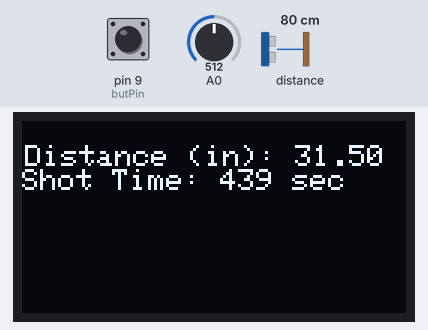
Recording of a sketch running on a simulated Arduino Uno, built with avr-gcc and run on an emulated ATmega328P. Shown: 128×64 one-colour display. The inputs (shaded band) are chosen by the test bench; at power-on: distance to the obstacle 80 cm, pin 9 (butPin) HIGH, A0 = 512. What the sketch prints to the serial monitor is not drawn.

Above: at 1.9 s.
2.0 s: distance to the obstacle set to 250 cm
At 2.9 s:
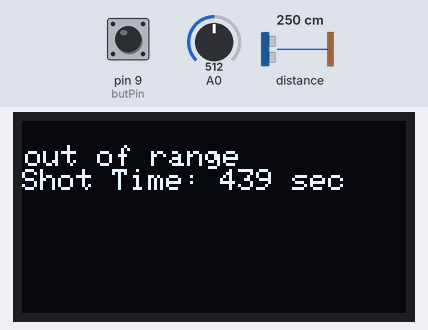
3.6 s: distance to the obstacle set to 2 cm
At 4.3 s:
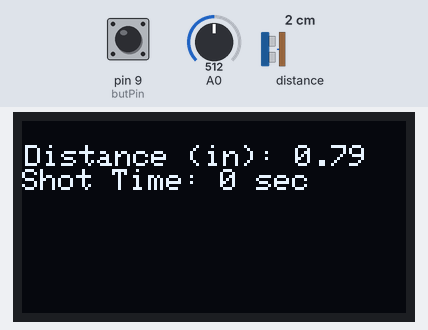
5.2 s: distance to the obstacle set to 4 cm
At 6.5 s:
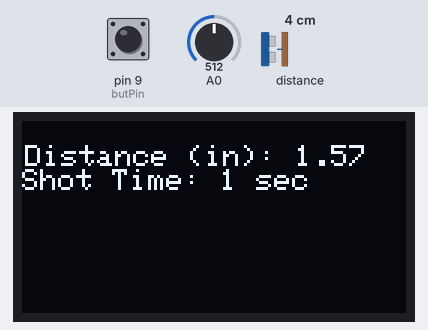
Timing chart, 0 to 8.2 s (numbered marks = the images above; inputs shaded):
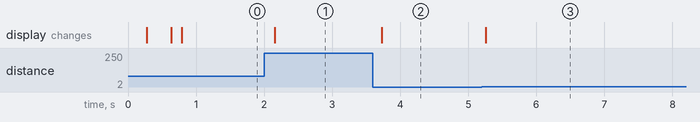

The sketch:

shot_calculator_lidar.ino
```cpp
// (licence header left out)
#include "Adafruit_VL53L0X.h"

Adafruit_VL53L0X lox = Adafruit_VL53L0X();
#include <Wire.h>
#include <math.h>
#include "SSD1306Ascii.h"
#include "SSD1306AsciiWire.h"

#define I2C_ADDRESS 0x3C

#define RST_PIN -1

float inches, i, feet,  rate;
float thk=0.0;
  float ci=0.0;
  float constant=5200;
float rf=2500.0;
float intensity=0.0;
char shot[50];

const int butPin=9;
int butState=0;
float dataTHK=0.0;
float dataFILM=0.0;
float dataCI=90.0;

SSD1306AsciiWire oled;

 float roundto( float in_value, int decimal_place )
{
  float multiplier = powf( 10.0f, decimal_place );
  in_value = roundf( in_value * multiplier ) / multiplier;
  return in_value;
}

//------------------------------------------------------------------------------
void setup() {
  Wire.begin();
  Wire.setClock(400000L);
  Serial.begin(115200);
  char showTHK[30];
  int x=1;
  int a=0;
  float t=1.1/1023;
  //float c=102/1023;
  pinMode(butPin,INPUT);
  int potPin;

  #if RST_PIN >= 0
    oled.begin(&Adafruit128x64, I2C_ADDRESS, RST_PIN);
  #else // RST_PIN >= 0
    oled.begin(&Adafruit128x64, I2C_ADDRESS);
  #endif // RST_PIN >= 0

    if (!lox.begin()) {
      Serial.println(F("Failed to boot VL53L0X"));
     // while(1);
    }

    oled.setFont(Adafruit5x7);
  //oled.print("Shot Calculator by:\n Martin Johnson");
  //delay(3000);
   while (butState!=1){
      butState=digitalRead(butPin);
      if (potPin=analogRead(A0)){
        oled.setCursor(1, 1);
        dataCI=round((.11*potPin));
        oled.print("Ci: ");oled.print(dataCI); oled.print("      ");
        //Serial.print("Ci: ");Serial.print(dataCI); Serial.print("      ");
      }else{oled.print("      ");}
   }
   butState=0;
   ci=dataCI;
   oled.clear();
   //delay(1000);
   Serial.println(butState);
   delay(250);
   butState=0;
   while (butState!=1){
      if (potPin=analogRead(A0)){
        oled.setCursor(1, 1);
        dataTHK=(.00108*potPin);
        oled.print("Thickness: ");oled.print(dataTHK); oled.print("         ");
        Serial.println(butState);
      }else{oled.print("         ");}
      delay(100);
      butState=digitalRead(butPin);
       Serial.println(butState);
   }
   thk=dataTHK;
   butState=0;
   delay(250);
   while(butState!=1){
      if (potPin=analogRead(A0)){
        oled.setCursor(1,1);
        dataFILM=round((potPin*.003));
        if (dataFILM<=3 && dataFILM>2){
          oled.print("FILM: D3 7R"); oled.print("     ");
          rf=7000.0;
        }
        if (dataFILM<=2 && dataFILM>1){
          oled.print("FILM: D5 2.5R"); oled.print("     ");
          rf=2500.0;
        }
        if (dataFILM<=1 && dataFILM>0){
          oled.print("FILM: F8 200mR"); oled.print("     ");
          rf=200.0;
        }
        delay(100);
        butState=digitalRead(butPin);
         Serial.println(butState);
      }
   }

   oled.clear();
}
//------------------------------------------------------------------------------

void loop() {
  float hvl=pow(2, (thk/.53));
  intensity=ci*constant;
  float known=intensity/hvl;
  //oled.clear();
  oled.setCursor(1,1);
  VL53L0X_RangingMeasurementData_t measure;
  lox.rangingTest(&measure, false);
  if (measure.RangeStatus != 4) {
    inches=(measure.RangeMilliMeter/10)*.3937;
    oled.print("Distance (in): "); oled.println(inches);
    //oled.setCursor(15, 50);
    feet=pow((inches/12), 2);
    rate=(known/feet)/3600.0;
    i=rf/rate;
   // sprintf(shot, "Shot time: %f", i);
    oled.print("Shot Time: "); oled.print(round(i)); oled.print(" sec     ");
    //Serial.println(ci);
  } else {
    oled.print("out of range                   ");
  }

  delay(100);

}
```

Measured:
- after the input at 2.0 s, the display: changes after 0.16 s (image 1)
- after the input at 3.6 s, the display: changes after 0.13 s (image 2)
- after the input at 5.2 s, the display: changes after 0.06 s (image 3)
